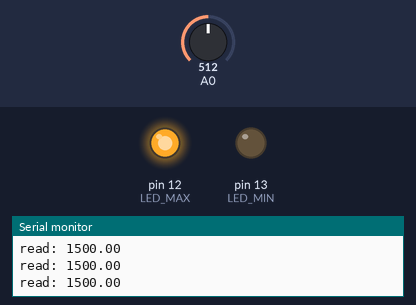
A sketch run on a simulated Arduino Uno, built with avr-gcc and run on an emulated ATmega328P. Parts: output pins drawn as LEDs (lit = HIGH), the last lines printed to the serial monitor. The test bench sets the inputs (shaded band); at power-on: A0 = 512.

Above: at 1.2 s.
1.3 s: A0 set to 193
2.8 s: A0 set to 176
At 3.9 s:
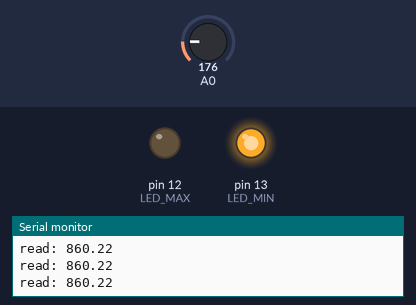
4.3 s: A0 set to 306
At 5.5 s:
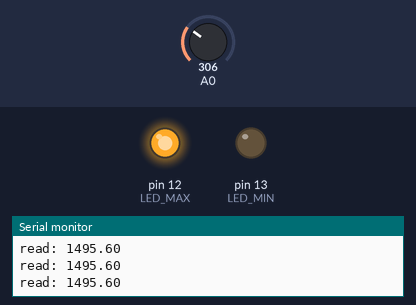
5.8 s: A0 set to 122
At 7.1 s:
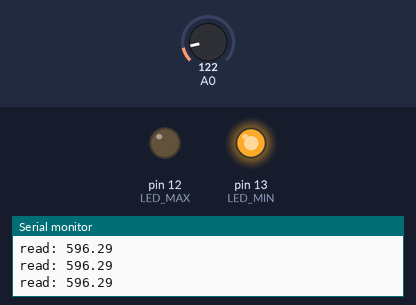
Timing chart, 0 to 8.3 s (numbered marks = the images above; inputs shaded):
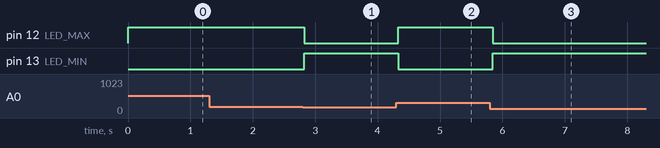

Measured:
- the behaviour switches between 185 and 184 on A0 (found by bisection; images 0 and 1)
- after the input at 2.8 s, pin 12 (LED_MAX): HIGH → LOW at once; pin 13 (LED_MIN): LOW → HIGH at once
- after the input at 4.3 s, pin 12 (LED_MAX): LOW → HIGH at once; pin 13 (LED_MIN): HIGH → LOW at once
- after the input at 5.8 s, pin 12 (LED_MAX): HIGH → LOW at once; pin 13 (LED_MIN): LOW → HIGH at once

The sketch:

flex-sensor.ino
```cpp
// Spectra Symbol 2.2" Sensor
//
// https://www.sparkfun.com/products/10264
//
// Datasheet:
// https://cdn.sparkfun.com/datasheets/Sensors/ForceFlex/
// FLEX%20SENSOR%20DATA%20SHEET%202014.pdf
const int SENSOR = A0;
const int LED_MAX = 12;
const int LED_MIN = 13;
const float VOLTAGE_MIN = 300.0;
const float VOLTAGE_MAX = 1500.0;

// Arduino gives us the voltage between 0 and 5v,
// being it a number between 0 and 1023.
float voltage(int sensor) {
  int arduino_value = analogRead(sensor);
  return arduino_value * 5.0 / 1023.0 * 1000.0;
}

void setup() {
  Serial.begin(9600);
  pinMode(LED_MIN, OUTPUT);
  pinMode(LED_MAX, OUTPUT);
}

float clamp(float value, float min, float max) {
  return min(max(value, min), max);
}

void loop() {
  Serial.print("read: ");
  float v = clamp(voltage(SENSOR), VOLTAGE_MIN, VOLTAGE_MAX);

  Serial.println(v);

  // Arduino gives us a value between 300mV and 1500mV approx.
  // So we'll just take a value between 0 and 1 and turn on the
  // led that better suits our needs.
  float weight = (v - VOLTAGE_MIN) / (VOLTAGE_MAX - VOLTAGE_MIN);
  if (weight > .5) {
    digitalWrite(LED_MIN, LOW);
    digitalWrite(LED_MAX, HIGH);
  } else {
    digitalWrite(LED_MAX, LOW);
    digitalWrite(LED_MIN, HIGH);
  }

  delay(100);
}
```
